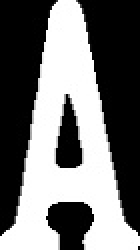
#> input picture OpevCV_prat/Card_Imgs/Ace.jpg, 70 x 125 px, given in place of the camera (shown 2 times larger)
$ python Step_2.2.py
#> lines starting #> are read from the running program, lines starting #| are printed output that depends on the picture; after the words box and inside, x2 and y2 are one past the last pixel; in counts of white or black regions, pixels touching at a corner belong together
#> further down, frame is the input picture: shape (125, 70, 3); min 0, max 255, mean 115.8
import cv2 as cv
import numpy as np


def isolate_top_left_number_and_suit(card_image):
    """
    Isolate and crop the number and suit in the top-left corner of a card image.

    :param card_image: 2D card image (numpy array)
    :return: Tuple containing cropped images of the number and the suit
    """
    # Show the original image
    cv.imshow("Original Image", card_image)

    # Convert the image to grayscale
    gray = cv.cvtColor(card_image, cv.COLOR_BGR2GRAY)
    cv.imshow("Gray Image", gray)

    # Apply threshold to isolate the number and suit regions
    _, thresh = cv.threshold(gray, 128, 255, cv.THRESH_BINARY_INV + cv.THRESH_OTSU)
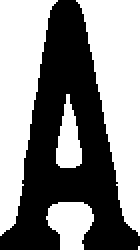
#> thresh: shape (125, 70) (shown 2 times larger); 54.2% white; 1 black region
    cv.imshow("Threshold Image", thresh)

    # Find contours
    contours, _ = cv.findContours(thresh, cv.RETR_EXTERNAL, cv.CHAIN_APPROX_SIMPLE)
#> contours = 5 contours, 1 with area under 20; largest, box (x1, y1, x2, y2) and area: (38, 0, 70, 118) 1975, (0, 0, 29, 118) 1778, (23, 101, 47, 125) 380, (28, 47, 41, 84) 262

    # Filter contours to find the number and suit in the top-left corner
    regions = []
    for contour in contours:
        # Get bounding box for each contour
        x, y, w, h = cv.boundingRect(contour)

        # Check if the bounding box is in the top-left region
        if x < (card_image.shape[1] // 10) and y < (card_image.shape[0] // 4):
            regions.append((x, y, w, h))
#> this loop made 5 passes
#> (x, y, w, h) on passes 2 to 5: (23, 101, 24, 24), (28, 47, 13, 37), (38, 0, 32, 118), (0, 0, 29, 118)
#> (contour, x, y, w, h) on pass 1: ([[69, 123], [69, 124]], 69, 123, 1, 2)
#> after the loop, regions = [(0, 0, 29, 118)]

    if not regions:
        print("No number or suit detected in the top-left corner!")
        return None, None

    # Sort regions by their y-coordinate to distinguish number and suit
    regions = sorted(regions, key=lambda r: r[1])

    # Crop the number and suit regions with padding to ensure they touch edges
    cropped_number = None
    cropped_suit = None

    if len(regions) > 0:
        x, y, w, h = regions[0]  # Assume the first region is the number
        cropped_number = thresh[y:y+h, x:x+w]
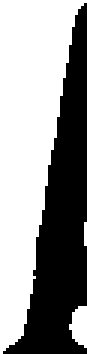
#> cropped_number: shape (118, 29) (shown 3 times larger); 57.9% white; 1 black region

        # Further trim the cropped number region
        number_contours, _ = cv.findContours(cropped_number, cv.RETR_EXTERNAL, cv.CHAIN_APPROX_SIMPLE)
#> number_contours = 3 contours, 1 with area under 20; largest, box (x1, y1, x2, y2) and area: (0, 0, 29, 118) 1778, (23, 102, 29, 116) 46
        if number_contours:
            x2, y2, w2, h2 = cv.boundingRect(number_contours[0])
#> x2 = 23; y2 = 102; w2 = 6; h2 = 14
            cropped_number = cropped_number[y2:y2+h2, x2:x2+w2]
#> cropped_number = 14 rows, first 6: [0, 0, 0, 255, 255, 255], [0, 0, 255, 255, 255, 255], [0, 255, 255, 255, 255, 255], [0, 255, 255, 255, 255, 255], [0, 255, 255, 255, 255, 255], [0, 255, 255, 255, 255, 255]

    if len(regions) > 1:
        x, y, w, h = regions[1]  # Assume the second region is the suit
        cropped_suit = thresh[y:y+h, x:x+w]

        # Further trim the cropped suit region
        suit_contours, _ = cv.findContours(cropped_suit, cv.RETR_EXTERNAL, cv.CHAIN_APPROX_SIMPLE)
        if suit_contours:
            x2, y2, w2, h2 = cv.boundingRect(suit_contours[0])
            cropped_suit = cropped_suit[y2:y2+h2, x2:x2+w2]

    return cropped_number, cropped_suit

# Load a sample card image
# card_image = cv2.imread(r"OpevCV_prat\Photos\HA.jpg")       # This one works
# card_image = cv2.imread(r"OpevCV_prat\Photos\7_of_D.jpg")  # This one don't

capture = cv.VideoCapture(1)

while True:
    # Set frame to be an image/frame of the video feed
    ifTrue, frame = capture.read()

    # Find and make a square around the card/square
    # and show the results
    top_left_number_image, top_left_suit_image = isolate_top_left_number_and_suit(frame)
#> top_left_number_image has the same summary as cropped_number in isolate_top_left_number_and_suit

    # Show the results
    cv.imshow("Top Left Number", top_left_number_image)
    cv.imshow("Top Left Suit", top_left_suit_image)

    # Used to break from the loop
    if cv.waitKey(20) & 0xFF==ord('q'):
#> (key q is pressed here)
        break

# Stop capturing from the camera
capture.release()

# Destroy the windows made
cv.destroyAllWindows()

$ run again, on OpevCV_prat/Card_Imgs/Eight.jpg
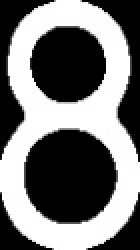
#> input picture OpevCV_prat/Card_Imgs/Eight.jpg, 70 x 125 px, given in place of the camera (shown 2 times larger)
#> frame is the input picture: shape (125, 70, 3); min 0, max 255, mean 118.8
#> in isolate_top_left_number_and_suit, `_, thresh = cv.threshold(gray, 128, 255, cv.THRESH_BINARY_INV + cv.THR..`:
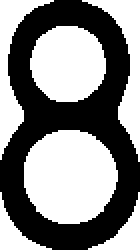
#> thresh: shape (125, 70) (shown 2 times larger); 53.5% white; 1 black region
#> contours = 6 contours; box (x1, y1, x2, y2) and area: (12, 65, 59, 112) 1678, (15, 13, 53, 51) 1094, (41, 0, 70, 81) 580, (0, 0, 27, 80) 536, (44, 96, 70, 125) 201, (0, 96, 26, 125) 190
#> the loop in isolate_top_left_number_and_suit, `for contour in contours:` made 6 passes
#> (x, y, w, h) on passes 1 to 6: (44, 96, 26, 29), (0, 96, 26, 29), (12, 65, 47, 47), (15, 13, 38, 38), (41, 0, 29, 81), (0, 0, 27, 80)
#> after the loop in isolate_top_left_number_and_suit, `for contour in contours:`: regions = [(0, 0, 27, 80)]
#> in isolate_top_left_number_and_suit, `cropped_number = thresh[y:y+h, x:x+w]`:
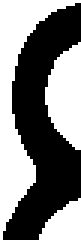
#> cropped_number: shape (80, 27) (shown 3 times larger); 49.7% white; 3 white regions
#> number_contours = 3 contours; box (x1, y1, x2, y2) and area: (0, 0, 27, 80) 536, (15, 14, 27, 50) 272, (13, 66, 27, 80) 110
#> x2 = 13; y2 = 66; w2 = 14

$ run again, on OpevCV_prat/Card_Imgs/Five.jpg
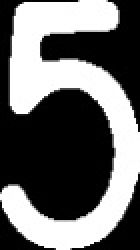
#> input picture OpevCV_prat/Card_Imgs/Five.jpg, 70 x 125 px, given in place of the camera (shown 2 times larger)
#> frame is the input picture: shape (125, 70, 3); min 0, max 255, mean 107.6
#> in isolate_top_left_number_and_suit, `_, thresh = cv.threshold(gray, 128, 255, cv.THRESH_BINARY_INV + cv.THR..`:
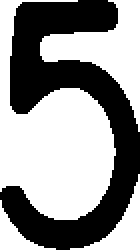
#> thresh: shape (125, 70) (shown 2 times larger); 58.2% white; 1 black region
#> contours = 4 contours; box (x1, y1, x2, y2) and area: (0, 0, 58, 110) 3128, (20, 0, 70, 66) 1093, (35, 87, 70, 125) 312, (0, 100, 28, 125) 172
#> the loop in isolate_top_left_number_and_suit, `for contour in contours:` made 4 passes
#> (x, y, w, h) on passes 1 to 4: (0, 100, 28, 25), (35, 87, 35, 38), (20, 0, 50, 66), (0, 0, 58, 110)
#> after the loop in isolate_top_left_number_and_suit, `for contour in contours:`: regions = [(0, 0, 58, 110)]
#> in isolate_top_left_number_and_suit, `cropped_number = thresh[y:y+h, x:x+w]`:
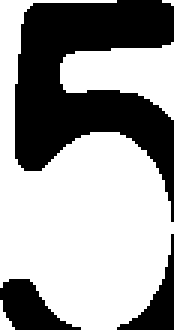
#> cropped_number: shape (110, 58) (shown 3 times larger); 61.5% white; 3 black regions
#> number_contours = 4 contours, 2 with area under 20; largest, box (x1, y1, x2, y2) and area: (0, 0, 58, 110) 3128, (20, 14, 58, 40) 532
#> x2 = 0; y2 = 100; w2 = 5; h2 = 10
#> in isolate_top_left_number_and_suit, `cropped_number = cropped_number[y2:y2+h2, x2:x2+w2]`: cropped_number = [[255, 0, 0, 0, 0], [255, 0, 0, 0, 0], [255, 0, 0, 0, 0], [255, 0, 0, 0, 0], [255, 255, 0, 0, 0], [255, 255, 0, 0, 0], [255, 255, 255, 0, 0], [255, 255, 255, 255, 0], [255, 255, 255, 255, 0], [255, 255, 255, 255, 255]]
#> top_left_number_image has the same summary as cropped_number in isolate_top_left_number_and_suit

$ run again, on OpevCV_prat/Card_Imgs/Four.jpg
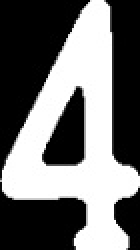
#> input picture OpevCV_prat/Card_Imgs/Four.jpg, 70 x 125 px, given in place of the camera (shown 2 times larger)
#> frame is the input picture: shape (125, 70, 3); min 0, max 255, mean 112.1
#> in isolate_top_left_number_and_suit, `_, thresh = cv.threshold(gray, 128, 255, cv.THRESH_BINARY_INV + cv.THR..`:
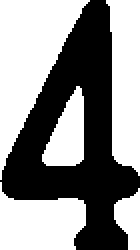
#> thresh: shape (125, 70) (shown 2 times larger); 56.1% white; 1 black region
#> contours = 5 contours; box (x1, y1, x2, y2) and area: (0, 0, 45, 90) 1768, (53, 0, 70, 88) 1084, (0, 91, 43, 125) 980, (21, 43, 42, 83) 484, (57, 94, 70, 125) 229
#> the loop in isolate_top_left_number_and_suit, `for contour in contours:` made 5 passes
#> (x, y, w, h) on passes 1 to 5: (57, 94, 13, 31), (0, 91, 43, 34), (21, 43, 21, 40), (53, 0, 17, 88), (0, 0, 45, 90)
#> after the loop in isolate_top_left_number_and_suit, `for contour in contours:`: regions = [(0, 0, 45, 90)]
#> number_contours = 2 contours; box (x1, y1, x2, y2) and area: (0, 0, 45, 90) 1768, (21, 43, 42, 83) 484
#> x2 = 21; y2 = 43; w2 = 21; h2 = 40
#> in isolate_top_left_number_and_suit, `cropped_number = cropped_number[y2:y2+h2, x2:x2+w2]`:
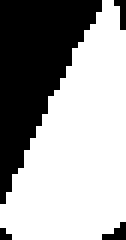
#> cropped_number: shape (40, 21) (shown 6 times larger); 63.3% white; 4 black regions (3 under 20 px), largest, box (x1, y1, x2, y2) and area: (0, 0, 17, 34) 292
